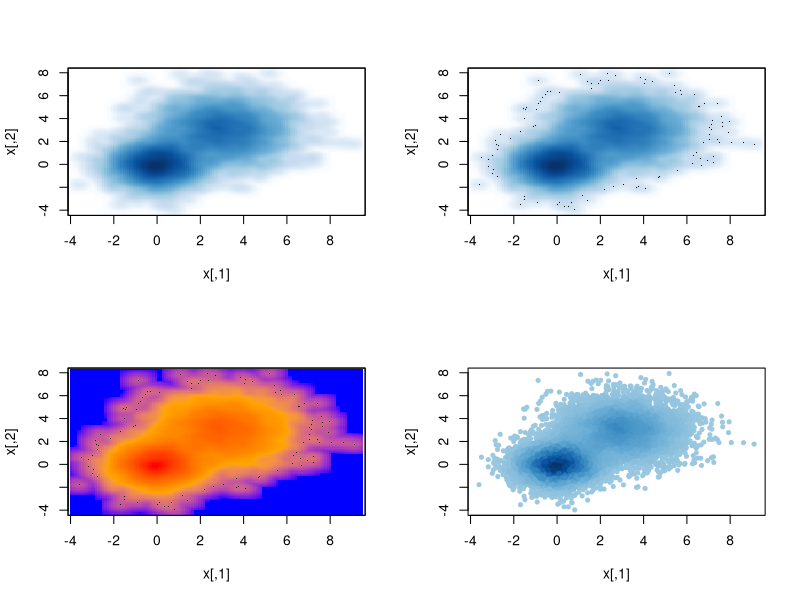

Write R code to recreate this figure.
## ---- chunk 1
## A largish data set
  n <- 10000
  x1  <- matrix(rnorm(n), ncol=2)
  x2  <- matrix(rnorm(n, mean=3, sd=1.5), ncol=2)
  x   <- rbind(x1,x2)

  oldpar <- par(mfrow=c(2,2))
  smoothScatter(x, nrpoints=0)
  smoothScatter(x)

  ## a different color scheme:
  Lab.palette <-
      colorRampPalette(c("blue", "orange", "red"), space = "Lab")
  smoothScatter(x, colramp = Lab.palette)

  ## somewhat similar, using identical smoothing computations,
  ## but considerably *less* efficient for really large data:
  plot(x, col = densCols(x), pch=20)
